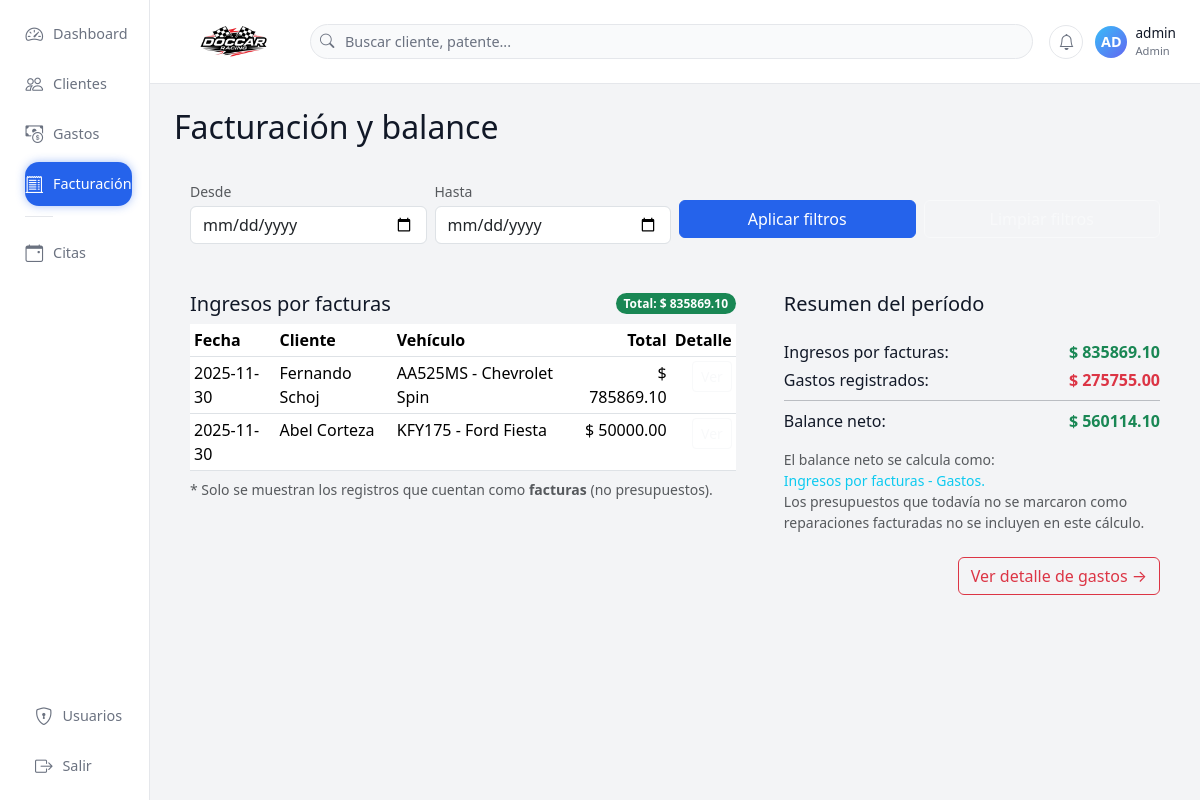
/facturas (signed in), run on the app's committed database.
### tables this page shows
CREATE TABLE facturas (
        id INTEGER PRIMARY KEY AUTOINCREMENT,
        reparacion_id INTEGER,
        fecha TEXT,
        total REAL, descuento_global REAL, es_presupuesto INTEGER DEFAULT 1,
        FOREIGN KEY(reparacion_id) REFERENCES reparaciones(id)
    );

CREATE TABLE clientes (
        id INTEGER PRIMARY KEY AUTOINCREMENT,
        nombre TEXT,
        apellido TEXT,
        telefono TEXT,
        email TEXT,
        direccion TEXT,
        notas TEXT
    , documento TEXT, razon_social TEXT);

CREATE TABLE vehiculos (
        id INTEGER PRIMARY KEY AUTOINCREMENT,
        cliente_id INTEGER,
        patente TEXT,
        marca TEXT,
        modelo TEXT,
        anio TEXT,
        km TEXT,
        notas TEXT,
        FOREIGN KEY(cliente_id) REFERENCES clientes(id)
    );

### app.py (the view)
@app.route("/facturas", methods=["GET"])
@login_required
def facturas_listado():
    con = get_con()
    cur = con.cursor()
    desde = request.args.get("desde") or ""
    hasta = request.args.get("hasta") or ""
    sql_f = """
        SELECT
            f.id,            -- 0 id factura
            f.fecha,         -- 1 fecha
            f.total,         -- 2 total
            c.nombre,        -- 3 nombre cliente
            c.apellido,      -- 4 apellido cliente
            v.patente,       -- 5 patente
            v.marca,         -- 6 marca
            v.modelo,        -- 7 modelo
            r.id,            -- 8 id reparacion
            f.es_presupuesto -- 9 flag presupuesto (0 = factura real)
        FROM facturas f
        JOIN reparaciones r ON r.id = f.reparacion_id
        JOIN vehiculos v ON v.id = r.vehiculo_id
        JOIN clientes c ON c.id = v.cliente_id
        WHERE f.es_presupuesto = 0
    """
    filtros_f = []
    params_f = []
    if desde:
        filtros_f.append("DATE(f.fecha) >= DATE(?)")
        params_f.append(desde)
    if hasta:
        filtros_f.append("DATE(f.fecha) <= DATE(?)")
        params_f.append(hasta)
    if filtros_f:
        sql_f += " AND " + " AND ".join(filtros_f)
    sql_f += " ORDER BY f.fecha DESC"
    cur.execute(sql_f, params_f)
    facturas = cur.fetchall()
    sql_g = """
        SELECT
            id,         -- 0
            fecha,      -- 1
            categoria,  -- 2
            descripcion,-- 3
            monto       -- 4
        FROM gastos
        WHERE 1=1
    """
    filtros_g = []
    params_g = []
    if desde:
        filtros_g.append("DATE(fecha) >= DATE(?)")
        params_g.append(desde)
    if hasta:
        filtros_g.append("DATE(fecha) <= DATE(?)")
        params_g.append(hasta)
    if filtros_g:
        sql_g += " AND " + " AND ".join(filtros_g)
    sql_g += " ORDER BY fecha DESC"
    cur.execute(sql_g, params_g)
    gastos = cur.fetchall()
    total_ingresos = sum((f[2] or 0) for f in facturas)  # f[2] = total
    total_gastos = sum((g[4] or 0) for g in gastos)      # g[4] = monto
    balance_neto = total_ingresos - total_gastos
    con.close()
    return render_template(
        "facturas.html",
        facturas=facturas,
        gastos=gastos,
        desde=desde,
        hasta=hasta,
        total_general=total_ingresos,
        total_gastos=total_gastos,
        balance_neto=balance_neto,
    )

### app.py (called while the page is built)
def get_con():
    return sqlite3.connect(DB_NAME)

def login_required(f):
    @wraps(f)
    def wrapper(*args, **kwargs):
        if "user_id" not in session:
            return redirect(url_for('login'))
        return f(*args, **kwargs)
    return wrapper

### templates/facturas.html (shortened to what this page needs)
{% extends "base.html" %}
{% block contenido %}
<h2 class="mb-3">Facturación y balance</h2>
<div class="card-dark-soft p-3 mb-3">
    <form class="row g-2 align-items-center" method="get">
        <div class="col-12 col-md-3">
            <label class="form-label mb-1 small text-muted">Desde</label>
            <input type="date"
                   name="desde"
                   class="form-control"
                   value="{{ desde }}">
        </div>
        <div class="col-12 col-md-3">
            <label class="form-label mb-1 small text-muted">Hasta</label>
            <input type="date"
                   name="hasta"
                   class="form-control"
                   value="{{ hasta }}">
        </div>
        <div class="col-6 col-md-3 mt-2 mt-md-4">
            <button type="submit" class="btn btn-primary w-100">
                Aplicar filtros
            </button>
        </div>
        <div class="col-6 col-md-3 mt-2 mt-md-4">
            <a href="{{ url_for('facturas_listado') }}" class="btn btn-outline-light w-100">
            </a>
        </div>
    </form>
</div>
<div class="row g-3">
    <div class="col-12 col-lg-7">
        <div class="card-dark-soft p-3 h-100">
            <div class="d-flex justify-content-between align-items-center mb-2">
                <h5 class="mb-0">Ingresos por facturas</h5>
                <span class="badge bg-success rounded-pill">
                    Total: $ {{ '%.2f'|format(total_general or 0) }}
                </span>
            </div>
            <div class="table-responsive">
                <table class="table table-sm table-dark-custom mb-0">
                    <thead>
                    <tr>
                        <th>Fecha</th>
                        <th>Cliente</th>
                        <th>Vehículo</th>
                        <th class="text-end">Total</th>
                        <th class="text-end">Detalle</th>
                    </tr>
                    </thead>
                    <tbody>
                    {% if facturas %}
                        {% for f in facturas %}
                            <tr>
                                <td>{{ f[1] }}</td>
                                <td>{{ f[3] }} {{ f[4] }}</td>
                                <td>{{ f[5] }} - {{ f[6] }} {{ f[7] }}</td>
                                <td class="text-end">$ {{ '%.2f'|format(f[2] or 0) }}</td>
                                <td class="text-end">
                                    <a href="{{ url_for('reparacion_factura', reparacion_id=f[8]) }}"
                                       class="btn btn-sm btn-outline-light">
                                    </a>
                                </td>
                            </tr>
                        {% endfor %}
                    {% else %}
                        <tr>
                            <td colspan="5" class="text-center text-muted py-3">
                                No hay facturas para el período seleccionado.
                            </td>
                        </tr>
                    {% endif %}
                    </tbody>
                </table>
            </div>
            <p class="mt-2 mb-0 small text-muted">
                * Solo se muestran los registros que cuentan como <strong>facturas</strong> (no presupuestos).
            </p>
        </div>
    </div>
    <div class="col-12 col-lg-5">
        <div class="card-dark-soft p-3 h-100 d-flex flex-column">
            <h5>Resumen del período</h5>
            <div class="mt-3">
                <div class="d-flex justify-content-between">
                    <span>Ingresos por facturas:</span>
                    <strong class="text-success">
                        $ {{ '%.2f'|format(total_general or 0) }}
                    </strong>
                </div>
                <div class="d-flex justify-content-between mt-1">
                    <span>Gastos registrados:</span>
                    <strong class="text-danger">
                        $ {{ '%.2f'|format(total_gastos or 0) }}
                    </strong>
                </div>
                <hr class="my-2">
                <div class="d-flex justify-content-between">
                    <span>Balance neto:</span>
                    <strong class="{{ balance_neto >= 0 and 'text-success' or 'text-danger' }}">
                        $ {{ '%.2f'|format(balance_neto or 0) }}
                    </strong>
                </div>
            </div>
            <p class="mt-3 small text-muted">
                El balance neto se calcula como:
                <br>
                <span class="text-info">Ingresos por facturas - Gastos.</span><br>
                Los presupuestos que todavía no se marcaron como reparaciones facturadas
                no se incluyen en este cálculo.
            </p>
            <div class="mt-auto pt-2 d-flex justify-content-end">
                <a href="{{ url_for('gastos_listado') }}" class="btn btn-outline-danger">
                    Ver detalle de gastos →
                </a>
            </div>
        </div>
    </div>
</div>
{% endblock %}

### templates/base.html (style rules this page uses)
:root { --bg-app: #f3f4f6; --bg-sidebar: #ffffff; --bg-topbar: #ffffff; --bg-card: #ffffff; --border-soft: #e5e7eb; --text-main: #111827; --text-muted: #6b7280; --primary: #2563eb; --success: #16a34a; --danger: #dc2626; }
* { box-sizing: border-box; }
body { margin: 0; min-height: 100vh; background: var(--bg-app); color: var(--text-main); font-family: system-ui, -apple-system, BlinkMacSystemFont, "Segoe UI", sans-serif; }
a { text-decoration: none; color: inherit; }
.btn-primary { background-color: var(--primary); border-color: var(--primary); }

### data on the page
facturas: fecha "2025-11-30", nombre "Fernando", apellido "Schoj", patente "AA525MS", marca "Chevrolet", modelo "Spin", total "785869.10"
facturas: fecha "2025-11-30", nombre "Abel", apellido "Corteza", patente "KFY175", marca "Ford", modelo "Fiesta", total "50000.00"

### other printed values
{{ uname[:2].upper() }} "AD"
{{ session.get("username", "Usuario") }} "admin"
{{ session.get("rol", "operador")|capitalize }} "Admin"
{{ '%.2f'|format(total_general or 0) }} "835869.10"
{{ '%.2f'|format(total_gastos or 0) }} "275755.00"
{{ '%.2f'|format(balance_neto or 0) }} "560114.10"
